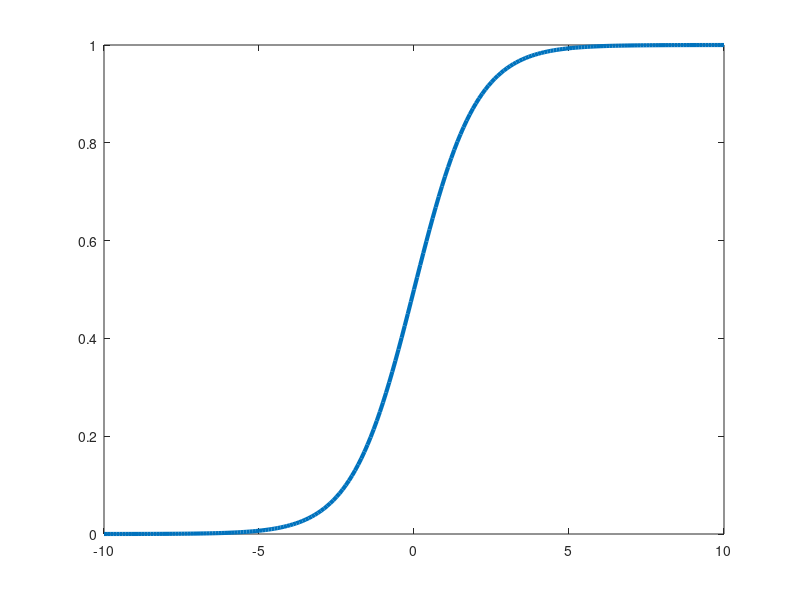

Here is the MATLAB script that generated this plot:
%% Plot the sigmoid function
%
%%

% This file is from pmtk3.googlecode.com

xs = -10:0.1:10;
p = 1./(1+exp(-xs));
figure;
plot(xs, p, '-', 'linewidth', 3)
